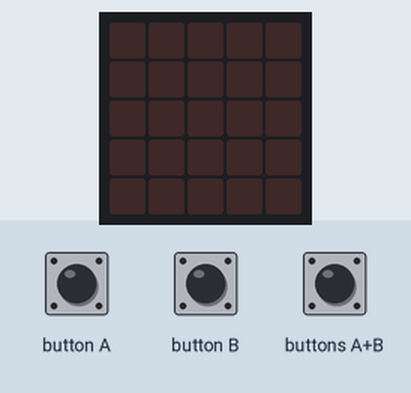
A program run on a simulated BBC micro:bit (MakeCode). Shown: the board's 5×5 LED display. Inputs (shaded band) come from the test bench.

Above: at 1.2 s.
1.3 s: button B pressed for 0.15 s
At 1.65 s:
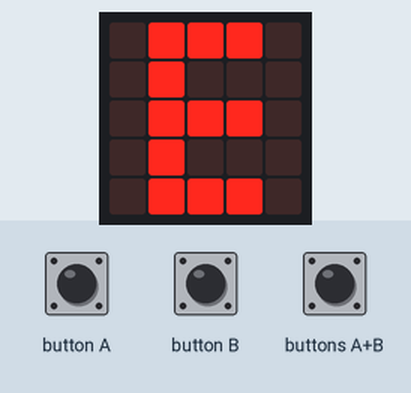
4.3 s: buttons A+B pressed for 0.15 s
At 6.85 s:
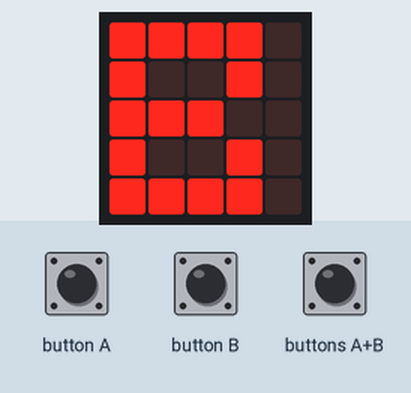
7.4 s: button A pressed for 0.15 s
At 10.2 s:
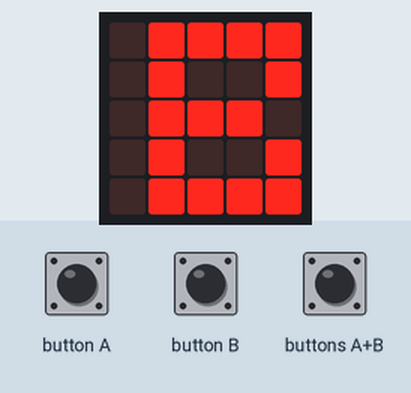
10.5 s: buttons A+B pressed for 1 s
At 14.5 s:
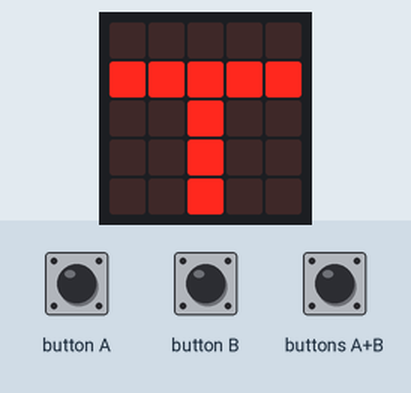
Timing chart, 0 to 15.5 s (numbered marks = the images above; inputs shaded):
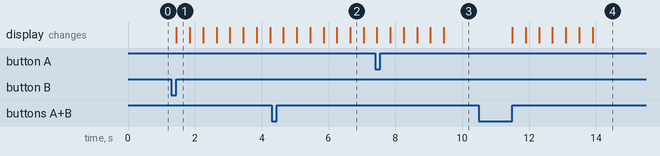

The program:

main.ts
```typescript
input.onButtonPressed(Button.A, function () {
    basic.showLeds(`
        . # # # #
        . # . . #
        . # # # .
        . # . . #
        . # # # #
        `)
})
input.onButtonPressed(Button.AB, function () {
    basic.showLeds(`
        # # # # .
        # . . # .
        # # # . .
        # . . # .
        # # # # .
        `)
    basic.showLeds(`
        # # # # .
        # . . # .
        # # # # .
        # . . # .
        # . . # .
        `)
    basic.showLeds(`
        . . # # .
        . . # . .
        . . . # .
        . . # # .
        . . . . .
        `)
    basic.showLeds(`
        . . . . .
        # # # . .
        # . # . .
        # # # . .
        . . . # .
        `)
    basic.showLeds(`
        # . . # .
        # . . # .
        # . . # .
        # . . # .
        . # # . .
        `)
    basic.showLeds(`
        . # # # .
        . # . . .
        . # # . .
        . # . . .
        . # # # .
        `)
    basic.showLeds(`
        . . . . .
        # # # # #
        . . # . .
        . . # . .
        . . # . .
        `)
})
input.onButtonPressed(Button.B, function () {
    basic.showLeds(`
        . # # # .
        . # . . .
        . # # # .
        . # . . .
        . # # # .
        `)
    basic.showLeds(`
        . # # . .
        . # . . .
        . . # . .
        . # # . .
        . . . . .
        `)
    basic.showLeds(`
        . # # # .
        . # . . .
        . # # # .
        . # . . .
        . # # # .
        `)
    basic.showLeds(`
        # . . . #
        # # . . #
        # . # . #
        # . . # #
        # . . . #
        `)
    basic.showLeds(`
        . . . . .
        # # # # #
        . . # . .
        . . # . .
        . . # . .
        `)
    basic.showLeds(`
        # # # # .
        # . . # .
        # . # . .
        # . . # .
        # . . # .
        `)
    basic.showLeds(`
        # # # . .
        # . . . .
        # # . . .
        # . . . .
        # # # . .
        `)
    basic.showLeds(`
        . . . . .
        # # # # #
        . . # . .
        . . # . .
        . . # . .
        `)
    basic.showLeds(`
        . # # # .
        . # . . .
        . # # . .
        . # . . .
        . # # # .
        `)
    basic.showLeds(`
        # . . . #
        # # . . #
        # . # . #
        # . . # #
        # . . . #
        `)
    basic.showLeds(`
        . # # # .
        . . # . .
        . . # . .
        . . # . .
        . # # # .
        `)
    basic.showLeds(`
        # # # . .
        # . . # .
        # . . # .
        # . . # .
        # # # . .
        `)
    basic.showLeds(`
        # # # # .
        # . . # .
        # . . # .
        # . . # .
        # # # # .
        `)
})
```

test.ts
```typescript
// aquí va el archivo "tests"; esto no se compilará cuando este paquete se utilice como una extensión.
```

Measured:
- after the input at 1.3 s, the display: changes after 0.15 s (image 1)
- after the input at 4.3 s, the display: first differs from a run without the input after 2.4 s (image 2)
- after the input at 7.4 s, the display: first differs from a run without the input after 2.1 s (image 3)
- after the input at 10.5 s, the display: first changes after 1.0 s (image 4 shows a later state)
- what the display in image 1 shows lasts 0.4 s, from 1.5 s to 1.9 s
